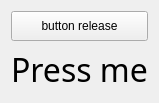
<?xml version="1.0" encoding="UTF-8"?>
<ui version="4.0">
 <class>Filter</class>
 <widget class="QWidget" name="Filter">
  <property name="geometry">
   <rect>
    <x>0</x>
    <y>0</y>
    <width>135</width>
    <height>100</height>
   </rect>
  </property>
  <property name="windowTitle">
   <string>Filter</string>
  </property>
  <layout class="QVBoxLayout" name="verticalLayout">
   <item>
    <widget class="QPushButton" name="pushButton">
     <property name="minimumSize">
      <size>
       <width>100</width>
       <height>30</height>
      </size>
     </property>
     <property name="text">
      <string>button release</string>
     </property>
    </widget>
   </item>
   <item>
    <widget class="QLabel" name="label">
     <property name="font">
      <font>
       <family>Artifakt Element</family>
       <pointsize>24</pointsize>
      </font>
     </property>
     <property name="text">
      <string>Press me</string>
     </property>
     <property name="alignment">
      <set>Qt::AlignCenter</set>
     </property>
    </widget>
   </item>
  </layout>
 </widget>
 <layoutdefault spacing="6" margin="11"/>
 <resources/>
 <connections/>
</ui>
